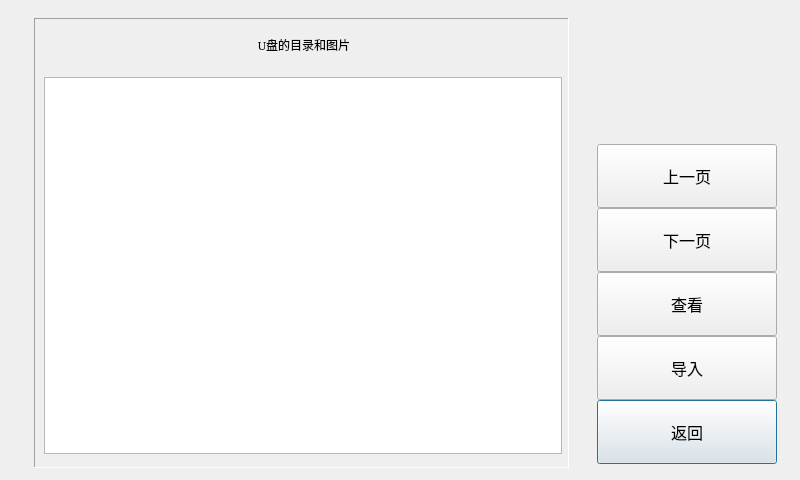
<?xml version="1.0" encoding="UTF-8"?>
<ui version="4.0">
 <class>PhotoUDiskDialog</class>
 <widget class="QDialog" name="PhotoUDiskDialog">
  <property name="geometry">
   <rect>
    <x>0</x>
    <y>0</y>
    <width>800</width>
    <height>480</height>
   </rect>
  </property>
  <property name="windowTitle">
   <string>Dialog</string>
  </property>
  <widget class="QFrame" name="framePanel">
   <property name="geometry">
    <rect>
     <x>34</x>
     <y>18</y>
     <width>535</width>
     <height>450</height>
    </rect>
   </property>
   <property name="frameShape">
    <enum>QFrame::Panel</enum>
   </property>
   <property name="frameShadow">
    <enum>QFrame::Sunken</enum>
   </property>
  </widget>
  <widget class="QTableView" name="tableViewPhotoList">
   <property name="geometry">
    <rect>
     <x>44</x>
     <y>77</y>
     <width>518</width>
     <height>377</height>
    </rect>
   </property>
   <property name="font">
    <font>
     <family>AlArabiya</family>
     <pointsize>12</pointsize>
    </font>
   </property>
   <property name="focusPolicy">
    <enum>Qt::NoFocus</enum>
   </property>
   <property name="verticalScrollBarPolicy">
    <enum>Qt::ScrollBarAlwaysOff</enum>
   </property>
   <property name="horizontalScrollBarPolicy">
    <enum>Qt::ScrollBarAlwaysOff</enum>
   </property>
   <property name="autoScroll">
    <bool>true</bool>
   </property>
   <property name="gridStyle">
    <enum>Qt::NoPen</enum>
   </property>
  </widget>
  <widget class="QLabel" name="label_title">
   <property name="geometry">
    <rect>
     <x>49</x>
     <y>20</y>
     <width>510</width>
     <height>50</height>
    </rect>
   </property>
   <property name="font">
    <font>
     <family>,white</family>
     <weight>50</weight>
     <italic>false</italic>
     <bold>false</bold>
    </font>
   </property>
   <property name="text">
    <string>U盘的目录和图片</string>
   </property>
   <property name="alignment">
    <set>Qt::AlignCenter</set>
   </property>
  </widget>
  <widget class="CommonPushButton" name="pushButtonPhotoUDiskReturn">
   <property name="geometry">
    <rect>
     <x>597</x>
     <y>400</y>
     <width>180</width>
     <height>64</height>
    </rect>
   </property>
   <property name="font">
    <font>
     <family>AlArabiya</family>
     <pointsize>12</pointsize>
    </font>
   </property>
   <property name="text">
    <string>返回</string>
   </property>
  </widget>
  <widget class="CommonPushButton" name="pushButtonPhotoUDiskNext">
   <property name="geometry">
    <rect>
     <x>597</x>
     <y>208</y>
     <width>180</width>
     <height>64</height>
    </rect>
   </property>
   <property name="font">
    <font>
     <family>AlArabiya</family>
     <pointsize>12</pointsize>
    </font>
   </property>
   <property name="text">
    <string>下一页</string>
   </property>
  </widget>
  <widget class="CommonPushButton" name="pushButtonPhotoUDiskPrev">
   <property name="geometry">
    <rect>
     <x>597</x>
     <y>144</y>
     <width>180</width>
     <height>64</height>
    </rect>
   </property>
   <property name="font">
    <font>
     <family>AlArabiya</family>
     <pointsize>12</pointsize>
    </font>
   </property>
   <property name="text">
    <string>上一页</string>
   </property>
  </widget>
  <widget class="CommonPushButton" name="pushButtonPhotoUDiskCheck">
   <property name="geometry">
    <rect>
     <x>597</x>
     <y>272</y>
     <width>180</width>
     <height>64</height>
    </rect>
   </property>
   <property name="font">
    <font>
     <family>AlArabiya</family>
     <pointsize>12</pointsize>
    </font>
   </property>
   <property name="text">
    <string>查看</string>
   </property>
  </widget>
  <widget class="CommonPushButton" name="pushButtonPhotoUDiskImport">
   <property name="geometry">
    <rect>
     <x>597</x>
     <y>336</y>
     <width>180</width>
     <height>64</height>
    </rect>
   </property>
   <property name="font">
    <font>
     <family>AlArabiya</family>
     <pointsize>12</pointsize>
    </font>
   </property>
   <property name="text">
    <string>导入</string>
   </property>
  </widget>
  <zorder>pushButtonPhotoUDiskCheck</zorder>
  <zorder>framePanel</zorder>
  <zorder>tableViewPhotoList</zorder>
  <zorder>label_title</zorder>
  <zorder>pushButtonPhotoUDiskReturn</zorder>
  <zorder>pushButtonPhotoUDiskNext</zorder>
  <zorder>pushButtonPhotoUDiskPrev</zorder>
  <zorder>pushButtonPhotoUDiskImport</zorder>
 </widget>
 <customwidgets>
  <customwidget>
   <class>CommonPushButton</class>
   <extends>QPushButton</extends>
   <header>commonpushbutton.h</header>
  </customwidget>
 </customwidgets>
 <tabstops>
  <tabstop>pushButtonPhotoUDiskPrev</tabstop>
  <tabstop>pushButtonPhotoUDiskNext</tabstop>
  <tabstop>pushButtonPhotoUDiskCheck</tabstop>
  <tabstop>pushButtonPhotoUDiskImport</tabstop>
  <tabstop>pushButtonPhotoUDiskReturn</tabstop>
 </tabstops>
 <resources/>
 <connections/>
</ui>
